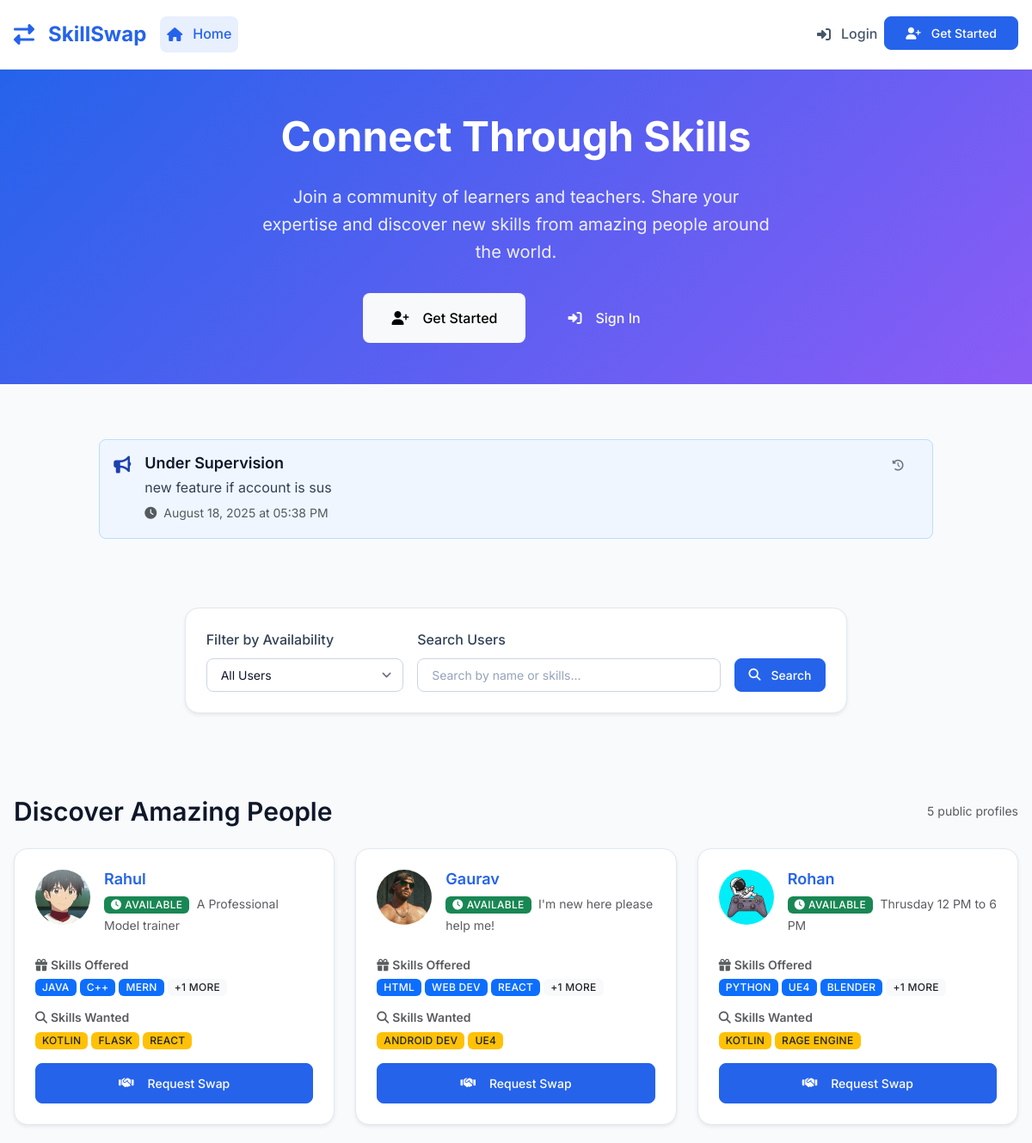
Before: / (upper part) with the older database file.
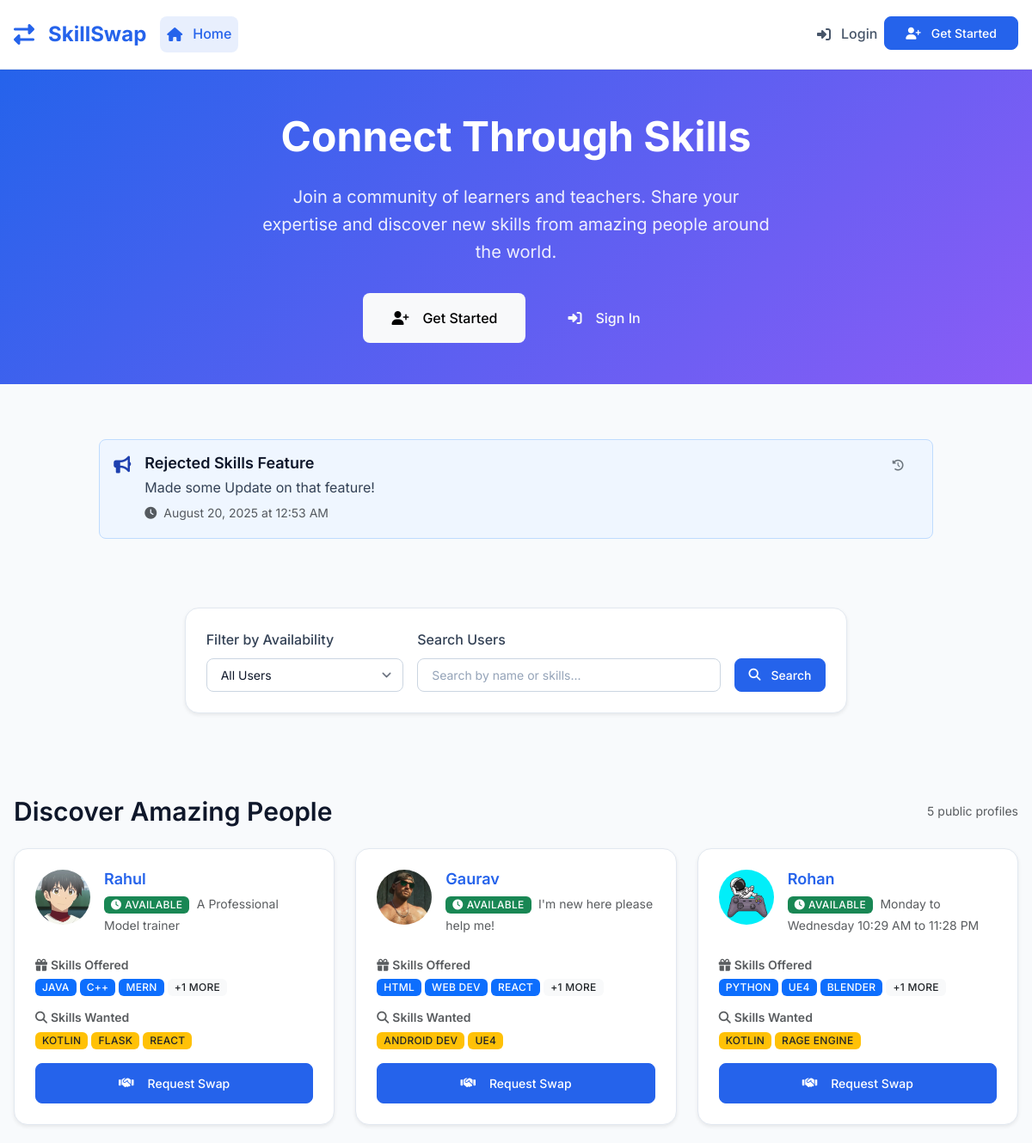
After: the same page with the newer database file.
### tables this page shows
CREATE TABLE messages (
            id INTEGER PRIMARY KEY AUTOINCREMENT,
            title TEXT NOT NULL,
            content TEXT NOT NULL,
            is_active INTEGER DEFAULT 1,
            created_at TIMESTAMP DEFAULT CURRENT_TIMESTAMP
        );

CREATE TABLE users (
            id INTEGER PRIMARY KEY AUTOINCREMENT,
            email TEXT UNIQUE NOT NULL,
            password_hash TEXT NOT NULL,
            name TEXT NOT NULL,
            location TEXT,
            profile_photo TEXT,
            availability TEXT,
            is_public INTEGER DEFAULT 1,
            is_admin INTEGER DEFAULT 0,
            is_banned INTEGER DEFAULT 0,
            created_at TIMESTAMP DEFAULT CURRENT_TIMESTAMP
        , bio TEXT, is_under_supervision INTEGER DEFAULT 0, availability_start TEXT, availability_end TEXT);

### skill_swap_app.py (the view)
@app.route('/')
def index():
    page = request.args.get('page', 1, type=int)
    per_page = 6
    availability = request.args.get('availability', '')
    q = request.args.get('q', '')
    conn = get_db()
    latest_announcement = conn.execute('''
        SELECT * FROM messages WHERE is_active = 1
        ORDER BY created_at DESC LIMIT 1
    ''').fetchone()
    old_announcements = conn.execute('''
        SELECT * FROM messages WHERE is_active = 1
        ORDER BY created_at DESC LIMIT 10 OFFSET 1
    ''').fetchall()
    user_query = '''SELECT * FROM users WHERE is_public = 1 AND is_banned = 0 AND is_admin = 0'''
    params = []
    if availability == 'available':
        user_query += ' AND availability IS NOT NULL AND availability != ""'
    elif availability == 'unavailable':
        user_query += ' AND (availability IS NULL OR availability = "")'
    if q:
        user_query += ' AND (name LIKE ? OR id IN (SELECT user_id FROM skills WHERE skill_name LIKE ? AND is_rejected = 0))'
        params.append(f'%{q}%')
        params.append(f'%{q}%')
    if 'user_id' in session:
        user_query += ' AND id != ?'
        params.append(session['user_id'])
    user_query += ' ORDER BY is_under_supervision ASC, created_at DESC LIMIT ? OFFSET ?'
    params.extend([per_page, (page - 1) * per_page])
    users = conn.execute(user_query, params).fetchall()
    count_query = '''SELECT COUNT(*) as count FROM users WHERE is_public = 1 AND is_banned = 0 AND is_admin = 0'''
    count_params = []
    if availability == 'available':
        count_query += ' AND availability IS NOT NULL AND availability != ""'
    elif availability == 'unavailable':
        count_query += ' AND (availability IS NULL OR availability = "")'
    if q:
        count_query += ' AND (name LIKE ? OR id IN (SELECT user_id FROM skills WHERE skill_name LIKE ? AND is_rejected = 0))'
        count_params.append(f'%{q}%')
        count_params.append(f'%{q}%')
    if 'user_id' in session:
        count_query += ' AND id != ?'
        count_params.append(session['user_id'])
    total = conn.execute(count_query, count_params).fetchone()['count']
    total_pages = (total + per_page - 1) // per_page
    user_profiles = []
    for user in users:
        user_id = user['id']
        offered_skills = conn.execute('''SELECT skill_name FROM skills WHERE user_id = ? AND skill_type = 'offered' AND is_approved = 1 AND is_rejected = 0''', (user_id,)).fetchall()
        wanted_skills = conn.execute('''SELECT skill_name FROM skills WHERE user_id = ? AND skill_type = 'wanted' AND is_approved = 1 AND is_rejected = 0''', (user_id,)).fetchall()
        rating_data = conn.execute('''SELECT AVG(rating) as avg_rating, COUNT(*) as total_ratings FROM ratings WHERE rated_id = ?''', (user_id,)).fetchone()
        avg_rating = rating_data['avg_rating']
        total_ratings = rating_data['total_ratings']
        if total_ratings > 0:
            rating_display = f"{round(avg_rating, 1)}/5"
            has_rating = True
        else:
            rating_display = "Unrated"
            has_rating = False
        user_profiles.append({
            'id': user['id'],
            'name': user['name'],
            'profile_photo': user['profile_photo'],
            'offered_skills': [s['skill_name'] for s in offered_skills],
            'wanted_skills': [s['skill_name'] for s in wanted_skills],
            'rating': rating_display,
            'has_rating': has_rating,
            'avg_rating': avg_rating,
            'total_ratings': total_ratings,
            'availability': user['availability'],
            'bio': user['bio'],
            'is_under_supervision': user['is_under_supervision']
        })
    availabilities = ['available', 'unavailable']
    conn.close()
    latest_announcement = convert_row_datetimes(latest_announcement)
    old_announcements = convert_rows_datetimes(old_announcements)
    pagination = {
        'page': page,
        'pages': total_pages,
        'per_page': per_page,
        'total': total,
        'has_prev': page > 1,
        'has_next': page < total_pages,
        'prev_num': page - 1,
        'next_num': page + 1,
        'iter_pages': lambda: range(max(1, page - 2), min(total_pages + 1, page + 3))
    }
    return render_template('index.html', latest_announcement=latest_announcement, old_announcements=old_announcements, user_profiles=user_profiles, pagination=pagination, availabilities=availabilities, selected_availability=availability, search_query=q)

### skill_swap_app.py (called while the page is built, shortened)
def parse_datetime(timestamp_str):
    if timestamp_str is None:
        return None
    try:
        if 'T' in timestamp_str:
            return datetime.fromisoformat(timestamp_str.replace('Z', '+00:00'))
        else:
            return datetime.strptime(timestamp_str, '%Y-%m-%d %H:%M:%S')
    except:
        return None

def convert_row_datetimes(row):
    if row is None:
        return None
    if hasattr(row, 'keys'):
        row_dict = dict(row)
    else:
        row_dict = row
    timestamp_fields = ['created_at', 'updated_at', 'rejected_at']
    for field in timestamp_fields:
        if field in row_dict and row_dict[field]:
            row_dict[field] = parse_datetime(row_dict[field])
    return row_dict

def convert_rows_datetimes(rows):
    if not rows:
        return []
    return [convert_row_datetimes(row) for row in rows]

def get_db():
    conn = sqlite3.connect('skill_swap.db')
    conn.row_factory = sqlite3.Row
    return conn

@app.context_processor
def inject_unread_notifications():
    return {'unread_notifications': 0}

@app.context_processor
def inject_helpers():
    return {'get_user_by_id': get_user_by_id}

### templates/index.html (shortened to what the changed rows need)
{% extends "base.html" %}
{% block content %}
<section class="hero-section">
    <div class="container">
        <div class="row justify-content-center text-center">
            <div class="col-lg-8">
                <h1>Connect Through Skills</h1>
            </div>
        </div>
    </div>
</section>
{% if latest_announcement %}
<section class="py-3">
    <div class="container">
        <div class="row justify-content-center">
            <div class="col-lg-10">
                <div class="alert alert-info d-flex align-items-start mb-3" role="alert" data-no-autoclose="true">
                    <div class="me-3">
                        <i class="fas fa-bullhorn fa-lg"></i>
                    </div>
                    <div class="flex-grow-1">
                        <h5 class="mb-1">{{ latest_announcement.title }}</h5>
                        <p class="mb-1">{{ latest_announcement.content }}</p>
                        <small class="text-muted">
                            <i class="fas fa-clock me-1"></i>
                            {{ latest_announcement.created_at.strftime('%B %d, %Y at %I:%M %p') if latest_announcement.created_at else 'Recently' }}
                        </small>
                    </div>
                    {% if old_announcements and old_announcements|length > 0 %}
                    <div class="ms-3">
                        <button class="btn btn-outline-secondary btn-sm" data-bs-toggle="modal" data-bs-target="#announcementsModal" title="View previous announcements">
                            <i class="fas fa-clock-rotate-left"></i>
                        </button>
                    </div>
                    {% endif %}
                </div>
            </div>
        </div>
    </div>
</section>
{% endif %}
<section class="py-5">
    <div class="container">
        {% if user_profiles %}
        <div class="row mb-4">
            <div class="col-12">
                <div class="d-flex justify-content-between align-items-center">
                    <h2 class="mb-0">Discover Amazing People</h2>
                </div>
            </div>
        </div>
        <div class="row g-4">
            {% for user in user_profiles %}
            <div class="col-lg-6 col-xl-4">
                <div class="card h-100 shadow-sm">
                    <div class="card-body d-flex flex-column">
                        <div class="d-flex align-items-start mb-3">
                            <div class="me-3 position-relative">
                                {% if user.profile_photo %}
                                    <img src="{{ url_for('static', filename='uploads/' ~ user.profile_photo) }}"
                                         alt="{{ user.name }}"
                                         class="rounded-circle"
                                         style="width: 64px; height: 64px; object-fit: cover;">
                                {% else %}
                                    <div class="rounded-circle bg-primary d-flex align-items-center justify-content-center text-white"
                                         style="width: 64px; height: 64px;">
                                        <i class="fas fa-user fa-lg"></i>
                                    </div>
                                {% endif %}
                            </div>
                            <div class="flex-grow-1">
                                <h5 class="card-title mb-1">
                                    <a href="{{ url_for('view_profile', user_id=user.id) }}" class="text-decoration-none">
                                        {{ user.name }}
                                    </a>
                                </h5>
                                <div class="mb-2">
                                    {% if user.availability %}
                                        <span class="badge bg-success me-1">
                                            <i class="fas fa-clock me-1"></i>Available
                                        </span>
                                        <small class="text-muted">{{ user.availability }}</small>
                                    {% else %}
                                        <span class="badge bg-secondary me-1">
                                            <i class="fas fa-clock me-1"></i>Unavailable
                                        </span>
                                    {% endif %}
                                </div>
                            </div>
                        </div>
                        <div class="mb-3">
                            <h6 class="text-muted small mb-2">
                                <i class="fas fa-gift me-1"></i>Skills Offered
                            </h6>
                            <div class="d-flex flex-wrap gap-1">
                                {% if user.offered_skills %}
                                    {% for skill in user.offered_skills[:3] %}
                                        <span class="badge bg-primary">{{ skill }}</span>
                                    {% endfor %}
                                    {% if user.offered_skills|length > 3 %}
                                        <span class="badge bg-light text-dark">+{{ user.offered_skills|length - 3 }} more</span>
                                    {% endif %}
                                {% else %}
                                    <span class="badge bg-light text-muted">None listed</span>
                                {% endif %}
                            </div>
                        </div>
                        <div class="mb-3">
                            <h6 class="text-muted small mb-2">
                                <i class="fas fa-search me-1"></i>Skills Wanted
                            </h6>
                            <div class="d-flex flex-wrap gap-1">
                                {% if user.wanted_skills %}
                                    {% for skill in user.wanted_skills[:3] %}
                                        <span class="badge bg-warning text-dark">{{ skill }}</span>
                                    {% endfor %}
                                {% else %}
                                    <span class="badge bg-light text-muted">None listed</span>
                                {% endif %}
                            </div>
                        </div>
                        <div class="d-grid gap-2">
                            {% if session.user_id %}
                                {% if not user.is_under_supervision %}
                                    <a href="{{ url_for('request_from_user', user_id=user.id) }}" class="btn btn-primary">
                                        <i class="fas fa-handshake me-2"></i>Request Swap
                                    </a>
                                    <button onclick="openChatWithUser({{ user.id }}, '{{ user.name }}')" class="btn btn-success">
                                        <i class="fas fa-comments me-2"></i>Send Message
                                    </button>
                                {% endif %}
                            {% else %}
                                <a href="{{ url_for('login', from_request='true') }}" class="btn btn-primary">
                                    <i class="fas fa-handshake me-2"></i>Request Swap
                                </a>
                            {% endif %}
                        </div>
                    </div>
                </div>
            </div>
            {% endfor %}
        </div>
        {% endif %}
    </div>
</section>
{% endblock %}

Changed rows visible on the page:
no longer on this page (row unchanged): messages: title "Under Supervision", content "new feature if account is sus"
added messages: title "Rejected Skills Feature", content "Made some Update on that feature!"
changed users "Rohan": availability "Thrusday 12 PM to 6 PM" → "Monday to Wednesday 10:29 AM to 11:28 PM"
Other visible differences:
text no longer shown: "August 18, 2025 at 05:38 PM"
text now shown: "August 20, 2025 at 12:53 AM"
